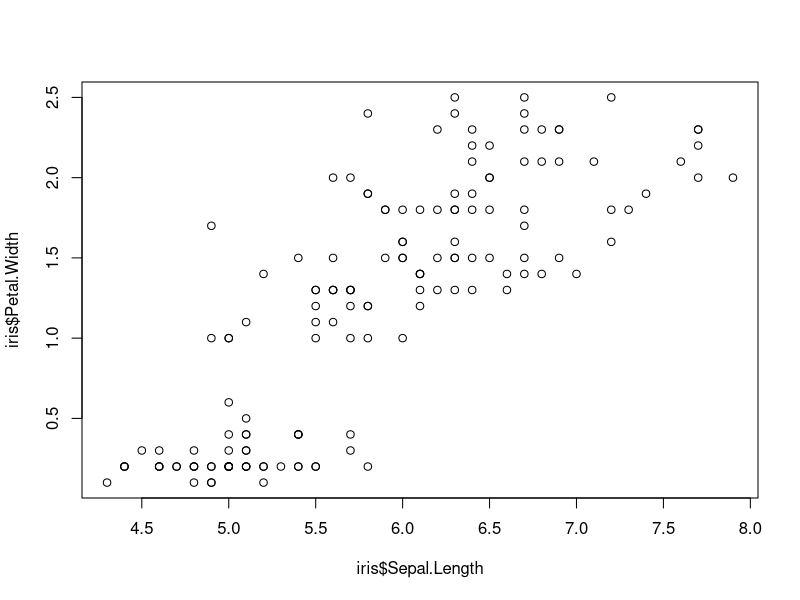
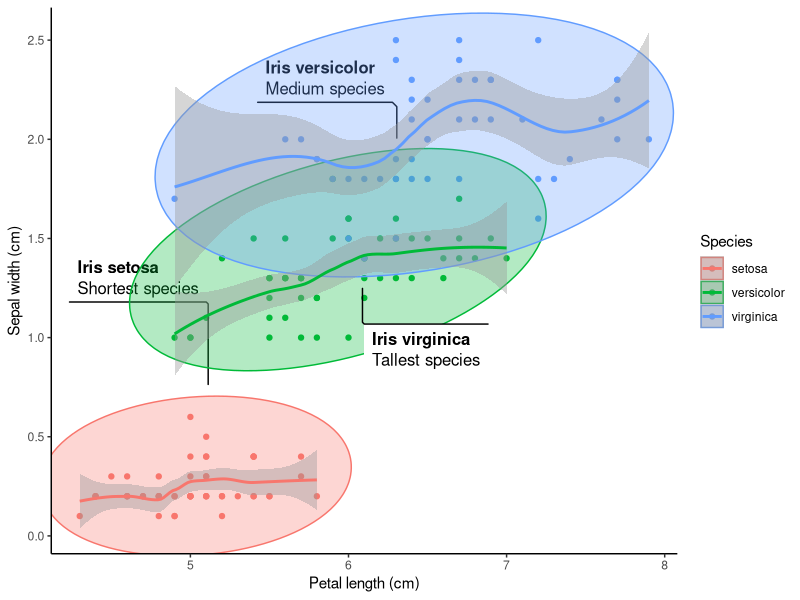
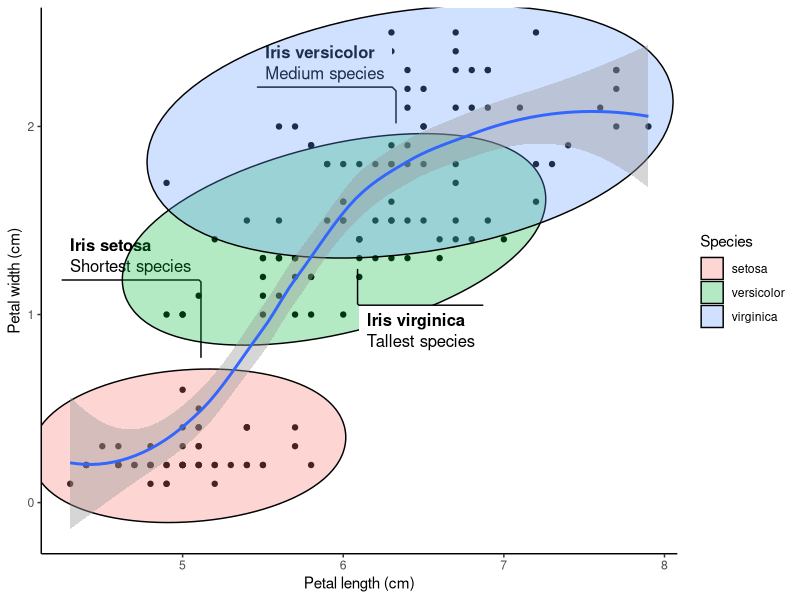
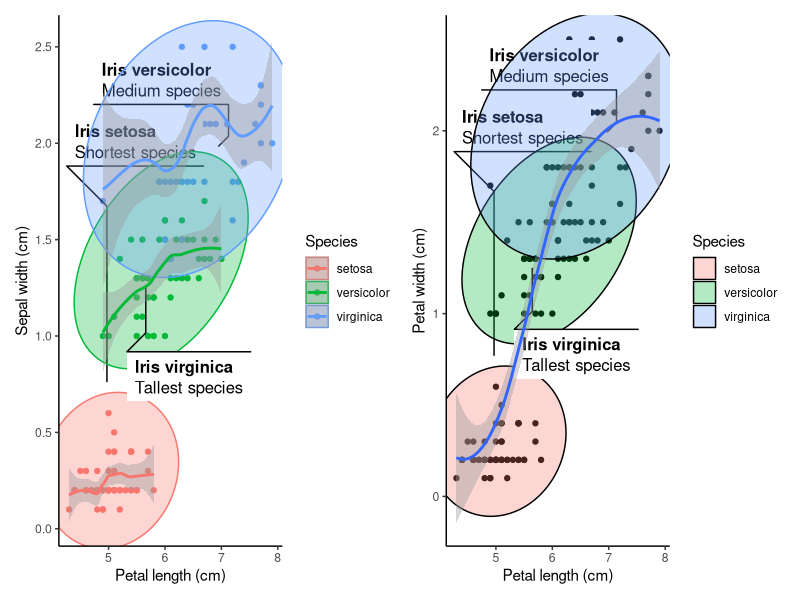
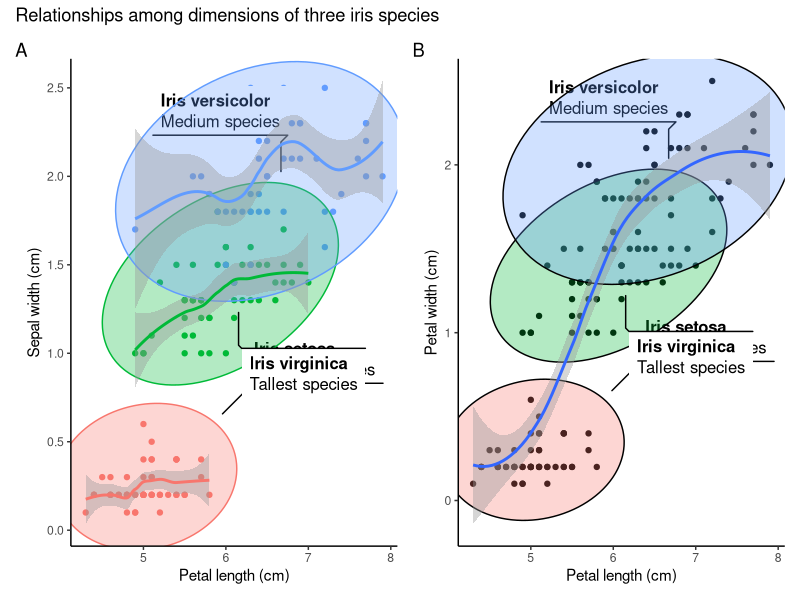
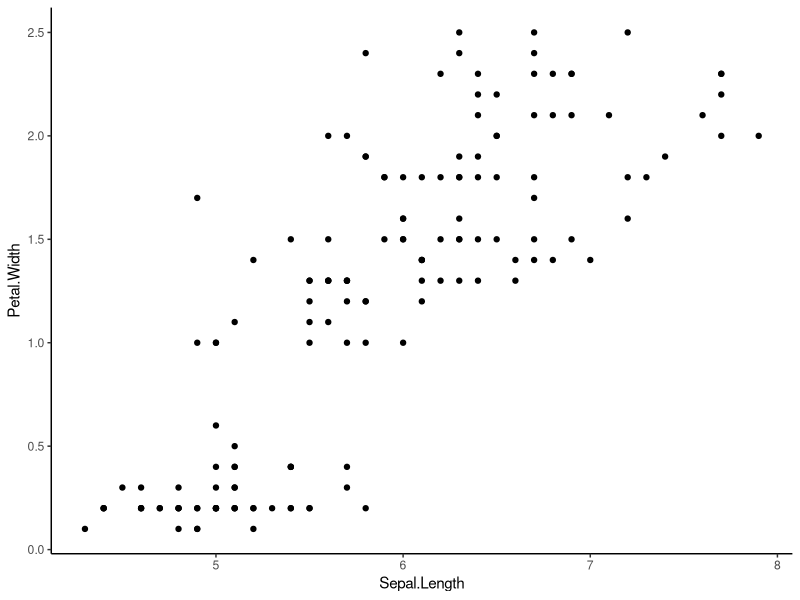
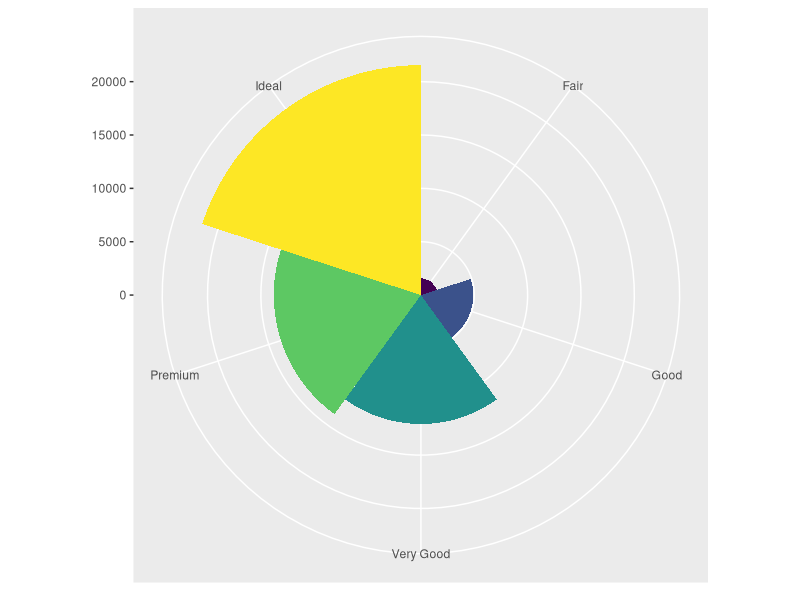
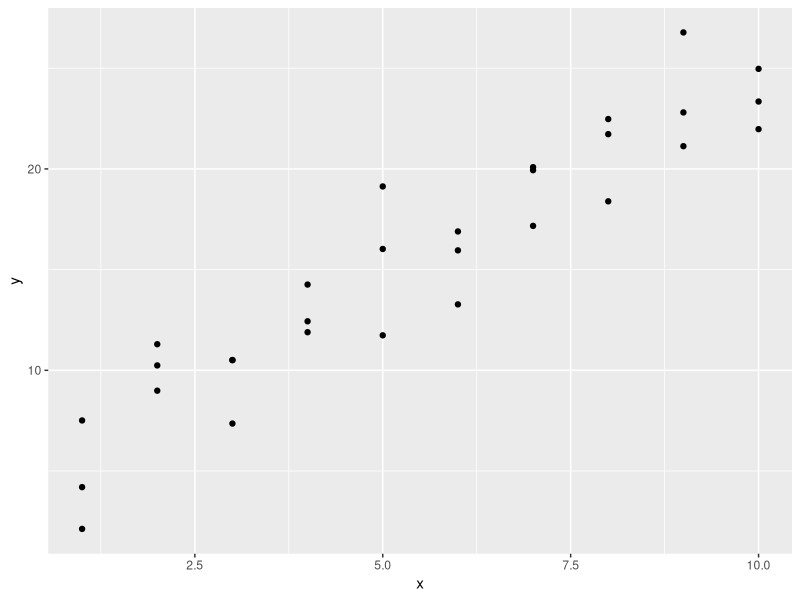

Write R code to recreate these figures, in order.
# IRIS PLOT ----

# I will use three packages in this plotting exercise

# Install them in case you still don't have them already

# install.packages("patchwork")
# install.packages("ggforce")
# install.packages("ggplot2")

# Let me load the packages using library() function.

library(modelr)
library(patchwork)
library(ggforce)
library(ggplot2)
library(tidyverse)

str(iris) # Checking the structure of the dataset. Returned in Console.


plot(iris$Sepal.Length, iris$Petal.Width) # Basic plot within the R base.

# Creating the first plot of the iris data.

separate_smooth <- ggplot(data = iris,    # Specifying the data to be plotted.
       mapping = aes(x = Sepal.Length,    # Stating the axes data.
                     y = Petal.Width,
                     color = Species)) +  # Ensuring points are colored by spp.
  geom_point() +                          # Deciding the plotting geometry.
  labs(x = "Petal length (cm)",           # Specifying the axes labels.
       y = "Sepal width (cm)") +
  geom_mark_ellipse(aes(fill = Species,   # Adding ellipses for the spps.
                        filter = Species == "setosa",
                        label = "Iris setosa",
                        description = "Shortest species")) +
  geom_mark_ellipse(aes(fill = Species,
                        filter = Species == "versicolor",
                        label = "Iris versicolor",
                        description = "Medium species")) +
  geom_mark_ellipse(aes(fill = Species,
                        filter = Species == "virginica",
                        label = "Iris virginica",
                        description = "Tallest species")) +
  theme_classic() +                      # Having publication ready background.
  geom_smooth() # Adding smooth line around 95% level on the plot.

separate_smooth

# In the above plot, having color within the aes() breakes the data into 
# species-wise groups. Meaning each species group will be smoothed separately.

uniform_smooth <- ggplot(data = iris,
                         mapping = aes(x = Sepal.Length,
                                       y = Petal.Width)) + # Note no color here.
  geom_point() +
  labs(x = "Petal length (cm)",
       y = "Petal width (cm)") +
  geom_mark_ellipse(aes(fill = Species,
                        filter = Species == "setosa",
                        label = "Iris setosa",
                        description = "Shortest species")) +
  geom_mark_ellipse(aes(fill = Species,
                        filter = Species == "versicolor",
                        label = "Iris versicolor",
                        description = "Medium species")) +
  geom_mark_ellipse(aes(fill = Species,
                        filter = Species == "virginica",
                        label = "Iris virginica",
                        description = "Tallest species")) +
  theme_classic() +
  geom_smooth()

uniform_smooth # This is looking cool!

# Avoiding the color parameter in the aes() ensures all species are considered
# together in the subsequent layers arguments. No grouping by species.

# Patchwork package allows for addition of two plots by their object names.
# The addition is so simple, just relying on the plus (+) operator.

combined_plots <- separate_smooth + uniform_smooth # Adding plots.

combined_plots # Even cooler than I thought!
# Now I want to give the plots title and tags or labels to identify them

combined_plots_labeled <- combined_plots +
  plot_annotation(
    title = "Relationships among dimensions of three iris species", # Title of both plots.
    tag_levels = "A" # Indicates that the plots will be labelled A, B, C etc.
  ) # This makes the first plot to be A and the next to be B. Checking on 
# documentation will help know more arguments in this function.

# Now I want to remove the legends since the species labels are visible

combined_plots_labeled_no_legend <- combined_plots_labeled &
  theme(legend.position = "none") # Removes legends from the plots. I do not 
# need the legends since the species are labeled in the plots.

combined_plots_labeled_no_legend # This will print out the final product.

# Showing that in ggplot2 we can use & instead of plus (+)
library(ggplot2)
attach(iris)

ggplot(data = iris, mapping = aes(x = Sepal.Length, y = Petal.Width)) +
  geom_point() +
  theme_classic()
head(iris)

# I think it has taken me a long time to know this.
# I used ggplot2:: so that I can be sure that the & is supported by ggplot2 and 
# not any other loaded packages such ggforce and patchwork.

ggplot(data = diamonds) +
  geom_bar(mapping = aes(x = cut, fill = cut), show.legend = FALSE, width = 1) +
  theme(aspect.ratio = 1) +
  labs(x = NULL, y = NULL) +
  coord_polar() # coord_flip() can also work well with the data depending on need.
  
# Cool/crazy plot with modelr package.

library(modelr)
options(na.action = na.warn)

ggplot(data = sim1, mapping = aes(x = x, y = y)) +
  geom_point() # There is some visible correlation between the variables

models <- tibble(
  a1 = runif(250, -20, 40),
  a2 = runif(250, -5, 5)
)

ggplot(data = sim1, mapping = aes(x = x, y =y)) +
  geom_abline(mapping = aes(intercept = a1, slope = a2),
              data = models, alpha = 1/4) +
  geom_point(col = 'purple', pch = 18, size = 5) +
  labs(x = 'The x-axis', y = 'The y-axis', title = 'Crazy model in deed') +
  theme_classic()
